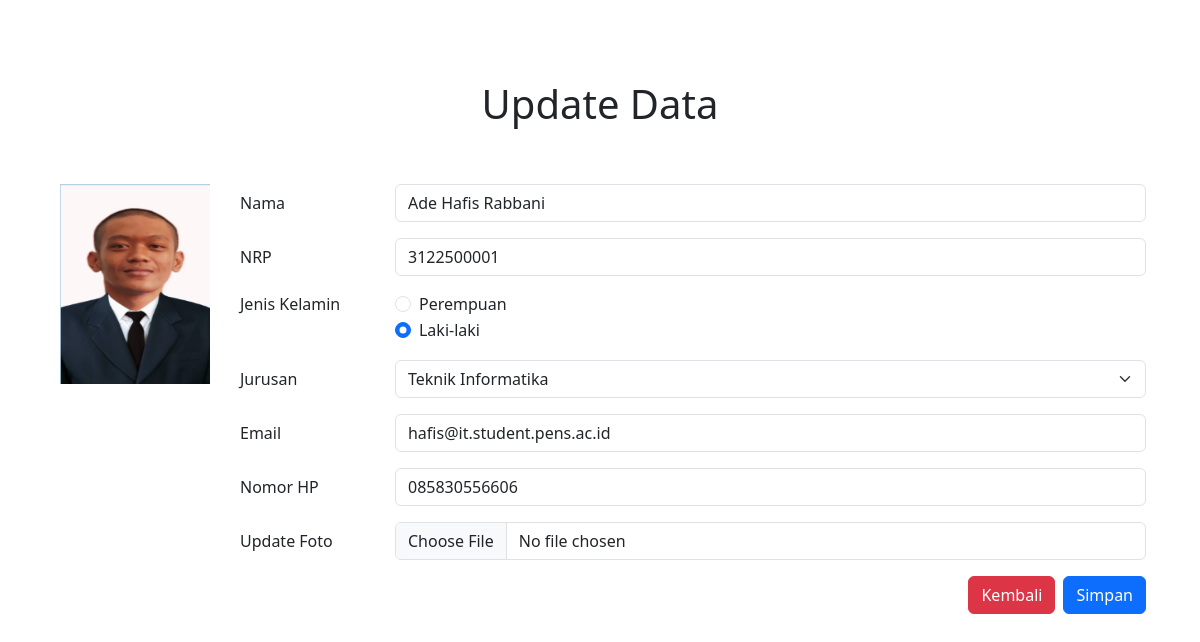
The page /update.php?id=5 (signed in) on the database its author committed.
### tables this page shows
CREATE TABLE `mahasiswa` (
  `nrp` varchar(20) NOT NULL,
  `nama` varchar(255) NOT NULL,
  `jenis_kelamin` varchar(10) NOT NULL,
  `jurusan` varchar(100) NOT NULL,
  `email` varchar(100) NOT NULL,
  `no_hp` varchar(100) NOT NULL,
  `foto` varchar(255) NOT NULL,
  `tipe` varchar(255) NOT NULL,
  `size` varchar(20) NOT NULL,
  `id` int(20) NOT NULL
);

### update.php (the view, shortened to what this page needs)
<?php
include 'koneksi.php';
$id = $_GET['id'];
$data = mysqli_query($conn, "SELECT * FROM mahasiswa WHERE id='$id'");
$d = mysqli_fetch_array($data);
?>
<!DOCTYPE html>
<html lang="en">
<head>
    <link href="https://cdn.jsdelivr.net/npm/bootstrap@5.3.0-alpha3/dist/css/bootstrap.min.css" rel="stylesheet">
</head>
<body>
    <div class="container-lg">
        <h1 align="center" >Update Data</h1><br><br>
        <div class="container">
            <div class="row">
                <div class="col text-center" >
                    <img width="150px" height="200px" src="<?php echo "Photo/".$d['foto']; ?>"><br><br>
                </div>
                <div class="col-sm-10">
                    <form action="" enctype="multipart/form-data" method="post">
                        <div class="row mb-3">
                            <label  class="col-sm-2 col-form-label">Nama</label>
                            <div class="col-sm-10">
                                <input type="text" name="nama" value="<?php echo $d['nama']; ?>" class="form-control" >
                            </div>
                        </div>
                        <div class="row mb-3">
                            <label class="col-sm-2 col-form-label">NRP</label>
                            <div class="col-sm-10">
                                <input type="text" name="nrp" value="<?php echo $d['nrp']; ?>" class="form-control">
                            </div>
                        </div>
                        <fieldset class="row mb-3">
                            <legend class="col-form-label col-sm-2 pt-0">Jenis Kelamin</legend>
                            <div class="col-sm-10">
                                <div class="form-check">
                                    <input class="form-check-input" type="radio" name="jenis_kelamin" value="Perempuan" <?php if ($d['jenis_kelamin'] == 'Perempuan') echo 'checked'; ?> id="gridRadios1" >
                                    <label class="form-check-label" for="gridRadios1">Perempuan</label>
                                </div>
                                <div class="form-check">
                                    <input class="form-check-input" type="radio" name="jenis_kelamin" value="Laki-laki" <?php if ($d['jenis_kelamin'] == 'Laki-laki') echo 'checked'; ?> id="gridRadios2" >
                                    <label class="form-check-label" for="gridRadios2">
                                        Laki-laki
                                    </label>
                                </div>
                            </div>
                        </fieldset>
                        <div class="row mb-3">
                            <label class="col-sm-2 col-form-label">Jurusan</label>
                            <div class="col-sm-10">
                                <select class="form-select" name="jurusan" >
                                    <option  value="Teknik Informatika" <?php if ($d['jurusan'] == 'Teknik Informatika') echo 'selected'; ?>>Teknik Informatika</option>
                                </select>
                            </div>
                        </div>
                        <div class="row mb-3">
                            <label  class="col-sm-2 col-form-label">Email</label>
                            <div class="col-sm-10">
                                <input type="text" name="email" value="<?php echo $d['email']; ?>"  class="form-control" >
                            </div>
                        </div>
                        <div class="row mb-3">
                            <label class="col-sm-2 col-form-label">Nomor HP</label>
                            <div class="col-sm-10">
                                <input type="text" name="no_hp" value="<?php echo $d['no_hp']; ?>"  class="form-control" >
                            </div>
                        </div>
                        <div class="row mb-3">
                            <label class="col-sm-2 col-form-label">Update Foto</label>
                            <div class="col-sm-10">
                                <input type="file" name="photo" class="form-control" >
                            </div>
                        </div>
                        <div class="d-grid gap-2 d-md-flex justify-content-md-end">
                            <a class="btn btn-danger" href="tampilan.php" role="button">Kembali</a>
                            <button type="submit" name="submit" class="btn btn-primary">Simpan</button>
                        </div>
                    </form>
                </div>
            </div>
        </div>
    </div>
</body>
</html>

### update.php (style rules this page uses)
.container-lg { padding-top: 80px; }

### rows shown on the page
mahasiswa: foto (picture), nama "Ade Hafis Rabbani", nrp "3122500001", jenis_kelamin "☐ Perempuan", jenis_kelamin "☑ Laki-laki", jurusan "Teknik Informatika", email "hafis@it.student.pens.ac.id", no_hp "085830556606"
